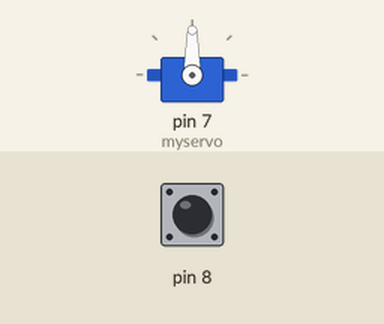
Recording of a sketch running on a simulated Arduino Uno, built with avr-gcc and run on an emulated ATmega328P. Shown: servo. The test bench sets the inputs (shaded band); at power-on: pin 8 LOW.

Above: at 1.2 s.
1.3 s: pin 8 driven HIGH
At 2.0 s:
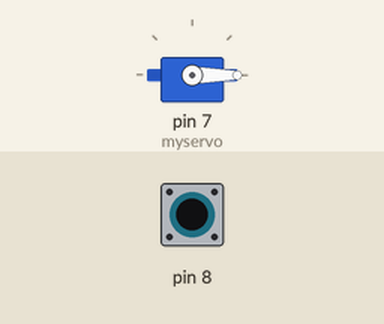
2.8 s: pin 8 pulsed LOW 5 times (0.12 s each, 0.3 s apart)
At 4.9 s:
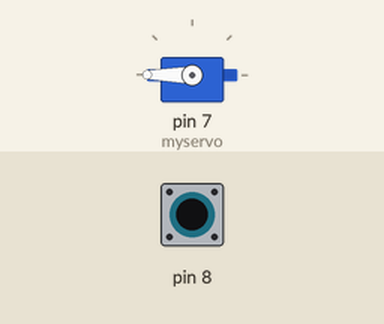
Timing chart, 0 to 6.4 s (numbered marks = the images above; inputs shaded):
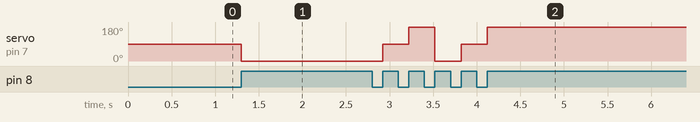

The sketch:

button_and_servo_motor.ino
```cpp
#include<Servo.h>
Servo myservo;
int pos=0,a=0;
void setup() {
  // put your setup code here, to run once:
  pinMode(8,INPUT);
  myservo.attach(7);

}

void loop() {
  // put your main code here, to run repeatedly:
  if(a!=digitalRead(8)){
    a=digitalRead(8);
    if(a==1){
      myservo.write(pos);
        if(pos==0){
          pos=90;
          }
        else if(pos==90){
          pos=180;
          }
        else if(pos==180){
          pos=0;
          }

      }
    }

}
```

Measured:
- after the input at 1.3 s, servo on pin 7 (myservo): 90° → 0° at once
- after the input at 2.8 s, servo on pin 7 (myservo): 0° → 90° after 0.12 s, → 180° 0.30 s later, → 0° 0.30 s later, → 90° 0.30 s later, … (5 changes in this stretch)
